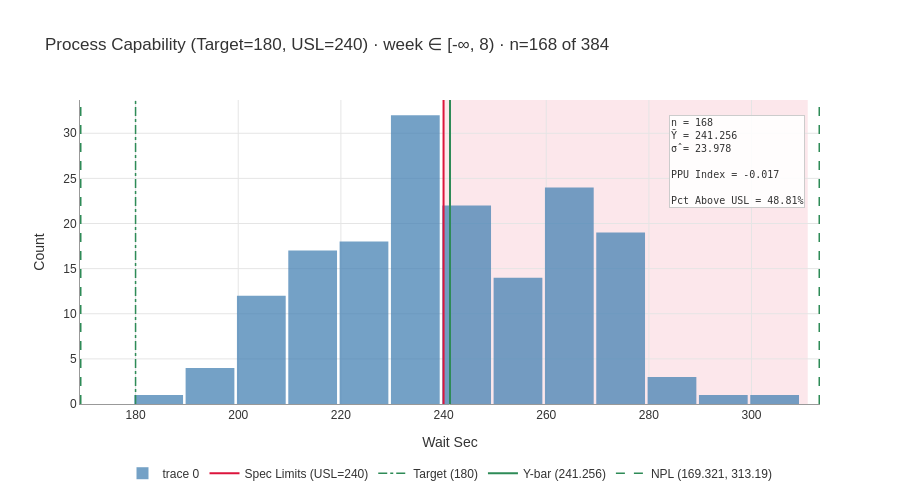

The code cell stored with this chart in its notebook:
### Code cell
before.plot()   # plot() defaults to the data this view summarized — no need to pass values

### Figure 1 — Plotly figure (JSON) as saved in the notebook; plotly's stock layout.template omitted (floating-point values rounded to 4 significant figures; data arrays with more than 128 entries replaced by an {"elided": "..."} marker saying what was removed)
{"data": [{"hovertemplate": "Range: %{x}<br>Count: %{y}<extra></extra>", "marker": {"color": "steelblue"}, "opacity": 0.75, "showlegend": true, "type": "histogram", "x": {"elided": "168 float values"}}, {"line": {"color": "#DC143C", "dash": "solid", "width": 2}, "mode": "lines", "name": "Spec Limits (USL=240)", "type": "scatter", "x": [null], "y": [null]}, {"line": {"color": "#2E8B57", "dash": "dashdot", "width": 1.5}, "mode": "lines", "name": "Target (180)", "type": "scatter", "x": [null], "y": [null]}, {"line": {"color": "#2E8B57", "dash": "solid", "width": 2}, "mode": "lines", "name": "Y-bar (241.256)", "type": "scatter", "x": [null], "y": [null]}, {"line": {"color": "#2E8B57", "dash": "dash", "width": 1.5}, "mode": "lines", "name": "NPL (169.321, 313.19)", "type": "scatter", "x": [null], "y": [null]}], "layout": {"annotations": [{"align": "left", "bgcolor": "rgba(255, 255, 255, 0.9)", "bordercolor": "#CCCCCC", "borderwidth": 1, "font": {"color": "#333333", "family": "monospace", "size": 10}, "showarrow": false, "text": "n = 168<br>Ȳ = 241.256<br>σ̂ = 23.978<br><br>PPU Index = -0.017<br><br>Pct Above USL = 48.81%", "x": 0.98, "xanchor": "right", "xref": "paper", "y": 0.95, "yanchor": "top", "yref": "paper"}], "bargap": 0.05, "font": {"color": "#333333", "family": "Arial, sans-serif", "size": 12}, "height": 500, "legend": {"orientation": "h", "x": 0.5, "xanchor": "center", "y": -0.18, "yanchor": "top"}, "paper_bgcolor": "white", "plot_bgcolor": "white", "shapes": [{"fillcolor": "#DC143C", "layer": "below", "line": {"width": 0}, "opacity": 0.1, "type": "rect", "x0": 240, "x1": 310.9, "xref": "x", "y0": 0, "y1": 1, "yref": "y domain"}, {"layer": "above", "line": {"color": "#DC143C", "dash": "solid", "width": 2}, "type": "line", "x0": 240, "x1": 240, "xref": "x", "y0": 0, "y1": 1, "yref": "y domain"}, {"layer": "above", "line": {"color": "#2E8B57", "dash": "dashdot", "width": 1.5}, "type": "line", "x0": 180, "x1": 180, "xref": "x", "y0": 0, "y1": 1, "yref": "y domain"}, {"layer": "above", "line": {"color": "#2E8B57", "dash": "solid", "width": 2}, "type": "line", "x0": 241.3, "x1": 241.3, "xref": "x", "y0": 0, "y1": 1, "yref": "y domain"}, {"layer": "above", "line": {"color": "#2E8B57", "dash": "dash", "width": 1.5}, "type": "line", "x0": 169.3, "x1": 169.3, "xref": "x", "y0": 0, "y1": 1, "yref": "y domain"}, {"layer": "above", "line": {"color": "#2E8B57", "dash": "dash", "width": 1.5}, "type": "line", "x0": 313.2, "x1": 313.2, "xref": "x", "y0": 0, "y1": 1, "yref": "y domain"}], "showlegend": true, "title": {"text": "Process Capability (Target=180, USL=240) · week ∈ [-∞, 8) · n=168 of 384"}, "width": 900, "xaxis": {"gridcolor": "#E5E5E5", "gridwidth": 1.0, "linecolor": "#999999", "linewidth": 1.0, "showgrid": true, "showline": true, "title": {"text": "Wait Sec"}}, "yaxis": {"gridcolor": "#E5E5E5", "gridwidth": 1.0, "linecolor": "#999999", "linewidth": 1.0, "showgrid": true, "showline": true, "title": {"text": "Count"}, "zeroline": false}}}
